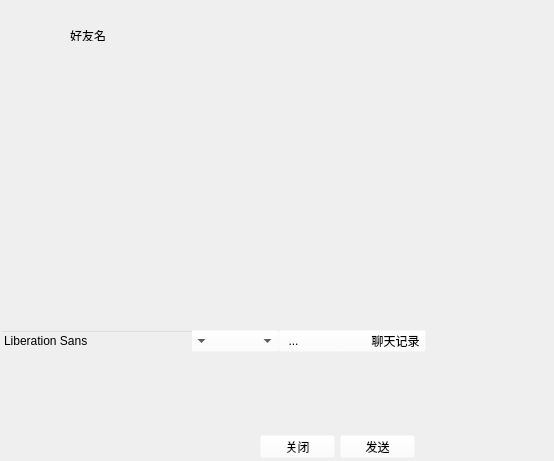
<?xml version="1.0" encoding="UTF-8"?>
<ui version="4.0">
 <class>Chat_Frame</class>
 <widget class="QWidget" name="Chat_Frame">
  <property name="geometry">
   <rect>
    <x>0</x>
    <y>0</y>
    <width>554</width>
    <height>461</height>
   </rect>
  </property>
  <property name="windowTitle">
   <string>Form</string>
  </property>
  <widget class="QLabel" name="label_chat_background">
   <property name="geometry">
    <rect>
     <x>0</x>
     <y>-30</y>
     <width>551</width>
     <height>491</height>
    </rect>
   </property>
   <property name="styleSheet">
    <string notr="true">background-image: url(:/resorces/resorces/login.jpg);</string>
   </property>
   <property name="text">
    <string/>
   </property>
  </widget>
  <widget class="QTextBrowser" name="display_box">
   <property name="geometry">
    <rect>
     <x>0</x>
     <y>80</y>
     <width>425</width>
     <height>251</height>
    </rect>
   </property>
   <property name="styleSheet">
    <string notr="true">background-color: rgba(255, 255, 255, 0);</string>
   </property>
  </widget>
  <widget class="QFontComboBox" name="fontComboBox">
   <property name="geometry">
    <rect>
     <x>0</x>
     <y>330</y>
     <width>213</width>
     <height>22</height>
    </rect>
   </property>
   <property name="styleSheet">
    <string notr="true">background-color: rgba(255, 255, 255, 0);</string>
   </property>
  </widget>
  <widget class="QComboBox" name="font_size">
   <property name="geometry">
    <rect>
     <x>210</x>
     <y>330</y>
     <width>69</width>
     <height>22</height>
    </rect>
   </property>
   <property name="styleSheet">
    <string notr="true">background-color: rgba(255, 255, 255, 0);</string>
   </property>
  </widget>
  <widget class="QToolButton" name="button_qqface">
   <property name="geometry">
    <rect>
     <x>278</x>
     <y>330</y>
     <width>31</width>
     <height>22</height>
    </rect>
   </property>
   <property name="styleSheet">
    <string notr="true">background-color: rgba(255, 255, 255, 0);</string>
   </property>
   <property name="text">
    <string>...</string>
   </property>
   <property name="icon">
    <iconset resource="resources.qrc">
     <normaloff>:/resorces/qqface/51.gif</normaloff>:/resorces/qqface/51.gif</iconset>
   </property>
  </widget>
  <widget class="QPushButton" name="button_font_color">
   <property name="geometry">
    <rect>
     <x>307</x>
     <y>330</y>
     <width>31</width>
     <height>22</height>
    </rect>
   </property>
   <property name="styleSheet">
    <string notr="true">background-color: rgba(255, 255, 255, 0);</string>
   </property>
   <property name="text">
    <string/>
   </property>
   <property name="icon">
    <iconset resource="resources.qrc">
     <normaloff>:/resorces/image/textcolor.png</normaloff>:/resorces/image/textcolor.png</iconset>
   </property>
  </widget>
  <widget class="QPushButton" name="button_send_file">
   <property name="geometry">
    <rect>
     <x>336</x>
     <y>330</y>
     <width>31</width>
     <height>22</height>
    </rect>
   </property>
   <property name="styleSheet">
    <string notr="true">background-color: rgba(255, 255, 255, 0);</string>
   </property>
   <property name="text">
    <string/>
   </property>
   <property name="icon">
    <iconset resource="resources.qrc">
     <normaloff>:/resorces/image/fileopen.png</normaloff>:/resorces/image/fileopen.png</iconset>
   </property>
  </widget>
  <widget class="QToolButton" name="button_chat_history">
   <property name="geometry">
    <rect>
     <x>365</x>
     <y>330</y>
     <width>61</width>
     <height>22</height>
    </rect>
   </property>
   <property name="styleSheet">
    <string notr="true">background-color: rgba(255, 255, 255, 0);</string>
   </property>
   <property name="text">
    <string>聊天记录</string>
   </property>
  </widget>
  <widget class="QLabel" name="label_qq_show">
   <property name="geometry">
    <rect>
     <x>425</x>
     <y>80</y>
     <width>128</width>
     <height>381</height>
    </rect>
   </property>
   <property name="styleSheet">
    <string notr="true">background-image: url(:/resorces/image/QQ_decorate.PNG);</string>
   </property>
   <property name="text">
    <string/>
   </property>
  </widget>
  <widget class="QTextEdit" name="dialog_box">
   <property name="geometry">
    <rect>
     <x>0</x>
     <y>350</y>
     <width>425</width>
     <height>81</height>
    </rect>
   </property>
   <property name="styleSheet">
    <string notr="true">background-color: rgba(255, 255, 255, 0);</string>
   </property>
  </widget>
  <widget class="QPushButton" name="button_close_chat">
   <property name="geometry">
    <rect>
     <x>260</x>
     <y>435</y>
     <width>75</width>
     <height>23</height>
    </rect>
   </property>
   <property name="styleSheet">
    <string notr="true">background-color: rgba(255, 255, 255, 0);</string>
   </property>
   <property name="text">
    <string>关闭</string>
   </property>
  </widget>
  <widget class="QPushButton" name="button_send_msg">
   <property name="geometry">
    <rect>
     <x>340</x>
     <y>435</y>
     <width>75</width>
     <height>23</height>
    </rect>
   </property>
   <property name="styleSheet">
    <string notr="true">background-color: rgba(255, 255, 255, 0);</string>
   </property>
   <property name="text">
    <string>发送</string>
   </property>
  </widget>
  <widget class="QLabel" name="label_friend_portrait">
   <property name="geometry">
    <rect>
     <x>20</x>
     <y>20</y>
     <width>54</width>
     <height>51</height>
    </rect>
   </property>
   <property name="text">
    <string/>
   </property>
   <property name="pixmap">
    <pixmap resource="resources.qrc">:/resorces/resorces/1.bmp</pixmap>
   </property>
  </widget>
  <widget class="QLabel" name="label_friend_name">
   <property name="geometry">
    <rect>
     <x>70</x>
     <y>30</y>
     <width>54</width>
     <height>11</height>
    </rect>
   </property>
   <property name="text">
    <string>好友名</string>
   </property>
  </widget>
 </widget>
 <resources>
  <include location="resources.qrc"/>
 </resources>
 <connections/>
</ui>
